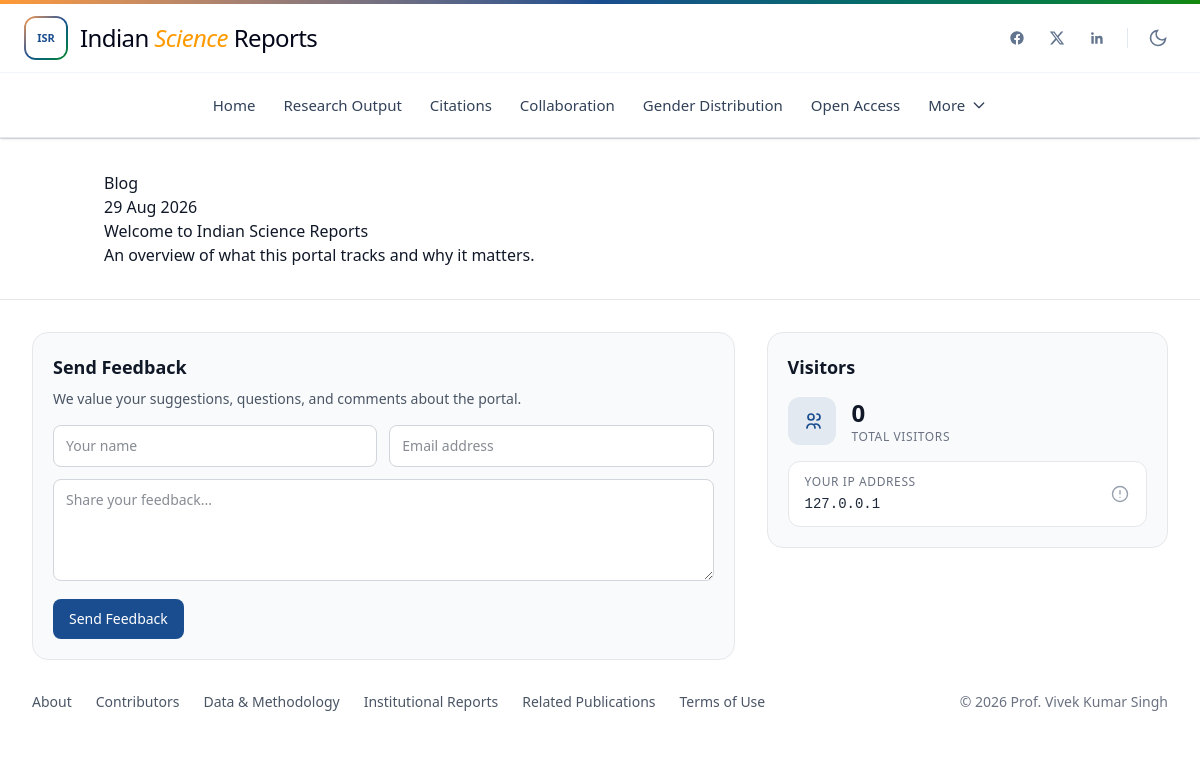
Page /blog on the committed database.
### tables this page shows
CREATE TABLE posts (
    id              INT UNSIGNED AUTO_INCREMENT PRIMARY KEY,
    slug            VARCHAR(200) NOT NULL UNIQUE,
    title           VARCHAR(255) NOT NULL,
    excerpt         VARCHAR(500) NULL,
    body            MEDIUMTEXT   NOT NULL,            
    author          VARCHAR(150) NULL,
    cover_image     VARCHAR(255) NULL,
    is_published    TINYINT(1)   NOT NULL DEFAULT 1,
    published_at    DATETIME     NOT NULL,
    created_at      TIMESTAMP    NOT NULL DEFAULT CURRENT_TIMESTAMP,
    INDEX idx_posts_published (is_published, published_at)
);

### includes/functions.php (called while the page is built, shortened)
<?php
function e(?string $value): string
{
    return htmlspecialchars($value ?? '', ENT_QUOTES, 'UTF-8');
}
function url(string $path = ''): string
{
    return '/' . ltrim($path, '/');
}
function format_date(?string $datetime): string
{
    $ts = strtotime($datetime);
    return $ts ? date('d M Y', $ts) : '';
}
function partial(string $name, array $vars = []): void
{
    extract($vars, EXTR_SKIP);
    require ROOT_PATH . '/partials/' . $name . '.php';
}

### partials/post-card.php (the view, shortened to what this page needs)
<article class="post-card">
    <div class="post-card-body">
        <time datetime="<?= e($post['published_at']) ?>"><?= e(format_date($post['published_at'])) ?></time>
        <h3><a href="<?= url('blog/' . $post['slug']) ?>"><?= e($post['title']) ?></a></h3>
        <?php if (!empty($post['excerpt'])): ?>
            <p><?= e($post['excerpt']) ?></p>
        <?php endif; ?>
    </div>
</article>

### pages/blog.php (shortened to what this page needs)
<?php
$page = max(1, (int) ($_GET['page'] ?? 1));
$perPage = 10;
$offset = ($page - 1) * $perPage;
$stmt = $pdo->prepare(
    "SELECT * FROM posts WHERE is_published = 1 ORDER BY published_at DESC LIMIT :limit OFFSET :offset",
);
$stmt->bindValue(':limit', $perPage, PDO::PARAM_INT);
$stmt->bindValue(':offset', $offset, PDO::PARAM_INT);
$stmt->execute();
$posts = $stmt->fetchAll();
?>
<div class="container">
    <h1>Blog</h1>
    <div class="post-grid">
        <?php foreach ($posts as $post): ?>
            <?php partial('post-card', ['post' => $post]); ?>
        <?php endforeach; ?>
    </div>
</div>

### assets/css/style.css (style rules this page uses)
:root { --site-max-width: 1280px; }
html, body { margin: 0; padding: 0; }
body { min-height: 100vh; }
.container, main > .container { width: min(100%, var(--site-max-width)); margin-inline: auto; padding-left: 1rem; padding-right: 1rem; }

### rows in the picture
posts: published_at "29 Aug 2026", title "Welcome to Indian Science Reports", excerpt "An overview of what this portal tracks and why it matters."

### other values in the picture
$item['label'] "Home"
$item['label'] "Research Output"
$item['label'] "Citations"
$item['label'] "Collaboration"
$item['label'] "Gender Distribution"
$item['label'] "Open Access"
$item['label'] "More"
$visitorTotal "0"
$visitorIp "127.0.0.1"
